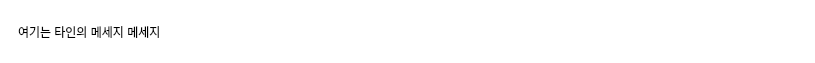
<?xml version="1.0" encoding="UTF-8"?>
<ui version="4.0">
 <class>LeftMessage</class>
 <widget class="QWidget" name="LeftMessage">
  <property name="geometry">
   <rect>
    <x>0</x>
    <y>0</y>
    <width>815</width>
    <height>63</height>
   </rect>
  </property>
  <property name="windowTitle">
   <string>Form</string>
  </property>
  <property name="styleSheet">
   <string notr="true">background-color: rgba(255, 255, 255, 0);</string>
  </property>
  <layout class="QHBoxLayout" name="horizontalLayout_2">
   <property name="spacing">
    <number>0</number>
   </property>
   <property name="leftMargin">
    <number>9</number>
   </property>
   <property name="topMargin">
    <number>9</number>
   </property>
   <property name="rightMargin">
    <number>9</number>
   </property>
   <property name="bottomMargin">
    <number>9</number>
   </property>
   <item>
    <widget class="QWidget" name="widget" native="true">
     <property name="minimumSize">
      <size>
       <width>0</width>
       <height>45</height>
      </size>
     </property>
     <property name="maximumSize">
      <size>
       <width>400</width>
       <height>16777215</height>
      </size>
     </property>
     <property name="styleSheet">
      <string notr="true">background-color: rgb(255, 255, 255);
    border-top-right-radius: 20px;
    border-bottom-left-radius: 20px;
    border-bottom-right-radius:20px;</string>
     </property>
     <layout class="QVBoxLayout" name="verticalLayout">
      <item>
       <widget class="QLabel" name="label">
        <property name="text">
         <string>여기는 타인의 메세지 메세지</string>
        </property>
       </widget>
      </item>
     </layout>
    </widget>
   </item>
   <item>
    <spacer name="horizontalSpacer">
     <property name="orientation">
      <enum>Qt::Horizontal</enum>
     </property>
     <property name="sizeHint" stdset="0">
      <size>
       <width>40</width>
       <height>20</height>
      </size>
     </property>
    </spacer>
   </item>
  </layout>
 </widget>
 <resources/>
 <connections/>
</ui>
